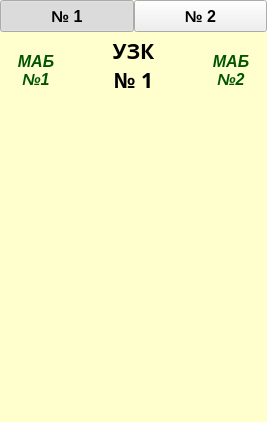
      <widget class="QWidget" name="page_UZK">
       <property name="geometry">
        <rect>
         <x>0</x>
         <y>0</y>
         <width>267</width>
         <height>422</height>
        </rect>
       </property>
       <attribute name="label">
        <string>ПОСТЫ УЗК</string>
       </attribute>
       <attribute name="toolTip">
        <string>Управление постомами УЗК</string>
       </attribute>
       <layout class="QVBoxLayout" name="verticalLayout_2" stretch="0,0">
        <property name="spacing">
         <number>0</number>
        </property>
        <property name="leftMargin">
         <number>0</number>
        </property>
        <property name="topMargin">
         <number>0</number>
        </property>
        <property name="rightMargin">
         <number>0</number>
        </property>
        <property name="bottomMargin">
         <number>0</number>
        </property>
        <item>
         <widget class="QFrame" name="frame">
          <property name="sizePolicy">
           <sizepolicy hsizetype="Preferred" vsizetype="Fixed">
            <horstretch>0</horstretch>
            <verstretch>0</verstretch>
           </sizepolicy>
          </property>
          <property name="styleSheet">
           <string notr="true">QFrame
{
	background-color: rgb(255, 255, 205);
}</string>
          </property>
          <property name="frameShape">
           <enum>QFrame::NoFrame</enum>
          </property>
          <property name="frameShadow">
           <enum>QFrame::Raised</enum>
          </property>
          <layout class="QHBoxLayout" name="horizontalLayout_3">
           <property name="spacing">
            <number>0</number>
           </property>
           <property name="leftMargin">
            <number>0</number>
           </property>
           <property name="topMargin">
            <number>0</number>
           </property>
           <property name="rightMargin">
            <number>0</number>
           </property>
           <property name="bottomMargin">
            <number>0</number>
           </property>
           <item>
            <widget class="QPushButton" name="pushButton_Post1">
             <property name="minimumSize">
              <size>
               <width>0</width>
               <height>32</height>
              </size>
             </property>
             <property name="maximumSize">
              <size>
               <width>16777215</width>
               <height>32</height>
              </size>
             </property>
             <property name="font">
              <font>
               <family>Arial</family>
               <pointsize>12</pointsize>
               <weight>75</weight>
               <bold>true</bold>
              </font>
             </property>
             <property name="toolTip">
              <string>Управление постом УЗК № 1</string>
             </property>
             <property name="text">
              <string>№ 1</string>
             </property>
             <property name="checkable">
              <bool>true</bool>
             </property>
             <property name="checked">
              <bool>true</bool>
             </property>
             <attribute name="buttonGroup">
              <string notr="true">buttonGroup_2</string>
             </attribute>
            </widget>
           </item>
           <item>
            <widget class="QPushButton" name="pushButton_Post2">
             <property name="minimumSize">
              <size>
               <width>0</width>
               <height>32</height>
              </size>
             </property>
             <property name="maximumSize">
              <size>
               <width>16777215</width>
               <height>32</height>
              </size>
             </property>
             <property name="font">
              <font>
               <family>Arial</family>
               <pointsize>12</pointsize>
               <weight>75</weight>
               <bold>true</bold>
              </font>
             </property>
             <property name="toolTip">
              <string>Управление постом УЗК № 2</string>
             </property>
             <property name="text">
              <string>№ 2</string>
             </property>
             <property name="checkable">
              <bool>true</bool>
             </property>
             <attribute name="buttonGroup">
              <string notr="true">buttonGroup_2</string>
             </attribute>
            </widget>
           </item>
          </layout>
         </widget>
        </item>
        <item>
         <widget class="QFrame" name="frame_Post1">
          <property name="styleSheet">
           <string notr="true">QFrame#frame_Post1
{
image:url(:/images/images/post.png);
background-color: rgb(255, 255, 205);
}</string>
          </property>
          <property name="frameShape">
           <enum>QFrame::NoFrame</enum>
          </property>
          <property name="frameShadow">
           <enum>QFrame::Raised</enum>
          </property>
          <layout class="QHBoxLayout" name="horizontalLayout">
           <property name="leftMargin">
            <number>4</number>
           </property>
           <property name="topMargin">
            <number>4</number>
           </property>
           <property name="rightMargin">
            <number>4</number>
           </property>
           <property name="bottomMargin">
            <number>10</number>
           </property>
           <item>
            <layout class="QVBoxLayout" name="verticalLayout_4">
             <property name="spacing">
              <number>6</number>
             </property>
             <property name="topMargin">
              <number>16</number>
             </property>
             <property name="bottomMargin">
              <number>10</number>
             </property>
             <item>
              <widget class="QLabel" name="label_MABRight">
               <property name="sizePolicy">
                <sizepolicy hsizetype="Preferred" vsizetype="Fixed">
                 <horstretch>0</horstretch>
                 <verstretch>0</verstretch>
                </sizepolicy>
               </property>
               <property name="font">
                <font>
                 <family>Arial</family>
                 <pointsize>12</pointsize>
                 <weight>75</weight>
                 <italic>true</italic>
                 <bold>true</bold>
                </font>
               </property>
               <property name="layoutDirection">
                <enum>Qt::RightToLeft</enum>
               </property>
               <property name="styleSheet">
                <string notr="true">color: rgb(0, 85, 0);</string>
               </property>
               <property name="text">
                <string>МАБ
№1</string>
               </property>
               <property name="alignment">
                <set>Qt::AlignCenter</set>
               </property>
              </widget>
             </item>
             <item>
              <widget class="QPushButton" name="pushButton_MABRightBEG">
               <property name="minimumSize">
                <size>
                 <width>64</width>
                 <height>64</height>
                </size>
               </property>
               <property name="maximumSize">
                <size>
                 <width>64</width>
                 <height>64</height>
                </size>
               </property>
               <property name="toolTip">
                <string>МАБ №1 в исходное</string>
               </property>
               <property name="styleSheet">
                <string notr="true">QPushButton
{
	image:url(:/images/images/arrow_up_green_sq__.png);
	border:none;
}
QPushButton:pressed
{
	image:url(:/images/images/arrow_up_green_sq_.png);
	border:none;
}
QPushButton:checked
{
	image:url(:/images/images/arrow_up_green_sq_.png);
	border:none;
}</string>
               </property>
               <property name="text">
                <string/>
               </property>
               <property name="checkable">
                <bool>true</bool>
               </property>
               <property name="autoExclusive">
                <bool>false</bool>
               </property>
              </widget>
             </item>
             <item>
              <widget class="QPushButton" name="pushButton_MABRightWORK">
               <property name="minimumSize">
                <size>
                 <width>64</width>
                 <height>64</height>
                </size>
               </property>
               <property name="maximumSize">
                <size>
                 <width>64</width>
                 <height>64</height>
                </size>
               </property>
               <property name="toolTip">
                <string>МАБ №1  в рабочее</string>
               </property>
               <property name="styleSheet">
                <string notr="true">QPushButton
{
	image:url(:/images/images/arrow_down_green_sq__.png);
	border:none;
}
QPushButton:pressed
{
	image:url(:/images/images/arrow_down_green_sq_.png);
	border:none;
}
QPushButton:checked
{
	image:url(:/images/images/arrow_down_green_sq_.png);
	border:none;
}</string>
               </property>
               <property name="text">
                <string/>
               </property>
               <property name="checkable">
                <bool>true</bool>
               </property>
               <property name="autoExclusive">
                <bool>false</bool>
               </property>
              </widget>
             </item>
             <item>
              <spacer name="verticalSpacer">
               <property name="orientation">
                <enum>Qt::Vertical</enum>
               </property>
               <property name="sizeHint" stdset="0">
                <size>
                 <width>20</width>
                 <height>40</height>
                </size>
               </property>
              </spacer>
             </item>
             <item>
              <widget class="QPushButton" name="pushButton_MABRightWATER">
               <property name="minimumSize">
                <size>
                 <width>64</width>
                 <height>64</height>
                </size>
               </property>
               <property name="maximumSize">
                <size>
                 <width>64</width>
                 <height>64</height>
                </size>
               </property>
               <property name="toolTip">
                <string>Вода на МАБ №1</string>
               </property>
               <property name="styleSheet">
                <string notr="true">QPushButton
{
	image:url(:/images/images/water__.png);
	border:none;
}

QPushButton:checked
{
	image:url(:/images/images/water_.png);
	border:none;
}
QPushButton:pressed
{
	image:url(:/images/images/water_.png);
	border:none;
}</string>
               </property>
               <property name="text">
                <string/>
               </property>
               <property name="checkable">
                <bool>true</bool>
               </property>
               <property name="checked">
                <bool>false</bool>
               </property>
              </widget>
             </item>
            </layout>
           </item>
           <item>
            <layout class="QVBoxLayout" name="verticalLayout_6">
             <item>
              <widget class="QLabel" name="label_Post">
               <property name="font">
                <font>
                 <family>Arial Black</family>
                 <pointsize>16</pointsize>
                 <weight>75</weight>
                 <bold>true</bold>
                </font>
               </property>
               <property name="text">
                <string>УЗК
№ 1</string>
               </property>
               <property name="alignment">
                <set>Qt::AlignHCenter|Qt::AlignTop</set>
               </property>
              </widget>
             </item>
             <item>
              <spacer name="horizontalSpacer">
               <property name="orientation">
                <enum>Qt::Horizontal</enum>
               </property>
               <property name="sizeHint" stdset="0">
                <size>
                 <width>40</width>
                 <height>20</height>
                </size>
               </property>
              </spacer>
             </item>
            </layout>
           </item>
           <item>
            <layout class="QVBoxLayout" name="verticalLayout_5">
             <property name="topMargin">
              <number>16</number>
             </property>
             <property name="bottomMargin">
              <number>10</number>
             </property>
             <item>
              <widget class="QLabel" name="label_MABLeft">
               <property name="sizePolicy">
                <sizepolicy hsizetype="Preferred" vsizetype="Fixed">
                 <horstretch>0</horstretch>
                 <verstretch>0</verstretch>
                </sizepolicy>
               </property>
               <property name="font">
                <font>
                 <family>Arial</family>
                 <pointsize>12</pointsize>
                 <weight>75</weight>
                 <italic>true</italic>
                 <bold>true</bold>
                </font>
               </property>
               <property name="styleSheet">
                <string notr="true">color: rgb(0, 85, 0);</string>
               </property>
               <property name="text">
                <string>МАБ
№2</string>
               </property>
               <property name="alignment">
                <set>Qt::AlignCenter</set>
               </property>
              </widget>
             </item>
             <item>
              <widget class="QPushButton" name="pushButton_MABLeftBEG">
               <property name="minimumSize">
                <size>
                 <width>64</width>
                 <height>64</height>
                </size>
               </property>
               <property name="maximumSize">
                <size>
                 <width>64</width>
                 <height>64</height>
                </size>
               </property>
               <property name="toolTip">
                <string>МАБ №2  в исходное</string>
               </property>
               <property name="autoFillBackground">
                <bool>false</bool>
               </property>
               <property name="styleSheet">
                <string notr="true">QPushButton
{
	image:url(:/images/images/arrow_up_green_sq__.png);
	border:none;
}
QPushButton:pressed
{
	image:url(:/images/images/arrow_up_green_sq_.png);
	border:none;
}
QPushButton:checked
{
	image:url(:/images/images/arrow_up_green_sq_.png);
	border:none;
}</string>
               </property>
               <property name="text">
                <string/>
               </property>
               <property name="checkable">
                <bool>true</bool>
               </property>
               <property name="autoExclusive">
                <bool>false</bool>
               </property>
              </widget>
             </item>
             <item>
              <widget class="QPushButton" name="pushButton_MABLeftWORK">
               <property name="minimumSize">
                <size>
                 <width>64</width>
                 <height>64</height>
                </size>
               </property>
               <property name="maximumSize">
                <size>
                 <width>64</width>
                 <height>64</height>
                </size>
               </property>
               <property name="toolTip">
                <string>МАБ №2   в рабочее</string>
               </property>
               <property name="styleSheet">
                <string notr="true">QPushButton
{
	image:url(:/images/images/arrow_down_green_sq__.png);
	border:none;
}
QPushButton:pressed
{
	image:url(:/images/images/arrow_down_green_sq_.png);
	border:none;
}
QPushButton:checked
{
	image:url(:/images/images/arrow_down_green_sq_.png);
	border:none;
}</string>
               </property>
               <property name="text">
                <string/>
               </property>
               <property name="checkable">
                <bool>true</bool>
               </property>
               <property name="autoExclusive">
                <bool>false</bool>
               </property>
              </widget>
             </item>
             <item>
              <spacer name="verticalSpacer_2">
               <property name="orientation">
                <enum>Qt::Vertical</enum>
               </property>
               <property name="sizeHint" stdset="0">
                <size>
                 <width>20</width>
                 <height>40</height>
                </size>
               </property>
              </spacer>
             </item>
             <item>
              <widget class="QPushButton" name="pushButton_MABLeftWATER">
               <property name="minimumSize">
                <size>
                 <width>64</width>
                 <height>64</height>
                </size>
               </property>
               <property name="maximumSize">
                <size>
                 <width>64</width>
                 <height>64</height>
                </size>
               </property>
               <property name="toolTip">
                <string>Вода на МАБ №2</string>
               </property>
               <property name="styleSheet">
                <string notr="true">QPushButton
{
	image:url(:/images/images/water__.png);
	border:none;
}

QPushButton:checked
{
	image:url(:/images/images/water_.png);
	border:none;
}

QPushButton:pressed
{
	image:url(:/images/images/water_.png);
	border:none;
}</string>
               </property>
               <property name="text">
                <string/>
               </property>
               <property name="checkable">
                <bool>true</bool>
               </property>
               <property name="checked">
                <bool>false</bool>
               </property>
              </widget>
             </item>
            </layout>
           </item>
          </layout>
         </widget>
        </item>
       </layout>
      </widget>
